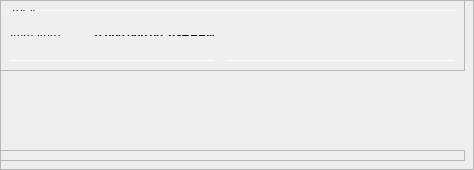
        <widget class="QFrame" name="frameObfuscation">
	<property name="visible">
	<bool>false</bool>
	</property>
         <property name="minimumSize">
          <size>
           <width>0</width>
           <height>50</height>
          </size>
         </property>
         <property name="layoutDirection">
          <enum>Qt::LeftToRight</enum>
         </property>
         <property name="frameShape">
          <enum>QFrame::StyledPanel</enum>
         </property>
         <property name="frameShadow">
          <enum>QFrame::Raised</enum>
         </property>
         <widget class="QPushButton" name="runAutoDenom">
          <property name="geometry">
           <rect>
            <x>251</x>
            <y>17</y>
            <width>1</width>
            <height>1</height>
           </rect>
          </property>
          <property name="palette">
           <palette>
            <active>
             <colorrole role="WindowText">
              <brush brushstyle="SolidPattern">
               <color alpha="255">
                <red>0</red>
                <green>0</green>
                <blue>0</blue>
               </color>
              </brush>
             </colorrole>
             <colorrole role="Button">
              <brush brushstyle="SolidPattern">
               <color alpha="255">
                <red>239</red>
                <green>238</green>
                <blue>238</blue>
               </color>
              </brush>
             </colorrole>
             <colorrole role="Light">
              <brush brushstyle="SolidPattern">
               <color alpha="255">
                <red>255</red>
                <green>255</green>
                <blue>255</blue>
               </color>
              </brush>
             </colorrole>
             <colorrole role="Midlight">
              <brush brushstyle="SolidPattern">
               <color alpha="255">
                <red>247</red>
                <green>246</green>
                <blue>246</blue>
               </color>
              </brush>
             </colorrole>
             <colorrole role="Dark">
              <brush brushstyle="SolidPattern">
               <color alpha="255">
                <red>119</red>
                <green>119</green>
                <blue>119</blue>
               </color>
              </brush>
             </colorrole>
             <colorrole role="Mid">
              <brush brushstyle="SolidPattern">
               <color alpha="255">
                <red>159</red>
                <green>159</green>
                <blue>159</blue>
               </color>
              </brush>
             </colorrole>
             <colorrole role="Text">
              <brush brushstyle="SolidPattern">
               <color alpha="255">
                <red>0</red>
                <green>0</green>
                <blue>0</blue>
               </color>
              </brush>
             </colorrole>
             <colorrole role="BrightText">
              <brush brushstyle="SolidPattern">
               <color alpha="255">
                <red>255</red>
                <green>255</green>
                <blue>255</blue>
               </color>
              </brush>
             </colorrole>
             <colorrole role="ButtonText">
              <brush brushstyle="SolidPattern">
               <color alpha="255">
                <red>0</red>
                <green>0</green>
                <blue>0</blue>
               </color>
              </brush>
             </colorrole>
             <colorrole role="Base">
              <brush brushstyle="SolidPattern">
               <color alpha="255">
                <red>255</red>
                <green>255</green>
                <blue>255</blue>
               </color>
              </brush>
             </colorrole>
             <colorrole role="Window">
              <brush brushstyle="SolidPattern">
               <color alpha="255">
                <red>239</red>
                <green>238</green>
                <blue>238</blue>
               </color>
              </brush>
             </colorrole>
             <colorrole role="Shadow">
              <brush brushstyle="SolidPattern">
               <color alpha="255">
                <red>0</red>
                <green>0</green>
                <blue>0</blue>
               </color>
              </brush>
             </colorrole>
             <colorrole role="AlternateBase">
              <brush brushstyle="SolidPattern">
               <color alpha="255">
                <red>247</red>
                <green>246</green>
                <blue>246</blue>
               </color>
              </brush>
             </colorrole>
             <colorrole role="ToolTipBase">
              <brush brushstyle="SolidPattern">
               <color alpha="255">
                <red>255</red>
                <green>255</green>
                <blue>220</blue>
               </color>
              </brush>
             </colorrole>
             <colorrole role="ToolTipText">
              <brush brushstyle="SolidPattern">
               <color alpha="255">
                <red>0</red>
                <green>0</green>
                <blue>0</blue>
               </color>
              </brush>
             </colorrole>
            </active>
            <inactive>
             <colorrole role="WindowText">
              <brush brushstyle="SolidPattern">
               <color alpha="255">
                <red>0</red>
                <green>0</green>
                <blue>0</blue>
               </color>
              </brush>
             </colorrole>
             <colorrole role="Button">
              <brush brushstyle="SolidPattern">
               <color alpha="255">
                <red>239</red>
                <green>238</green>
                <blue>238</blue>
               </color>
              </brush>
             </colorrole>
             <colorrole role="Light">
              <brush brushstyle="SolidPattern">
               <color alpha="255">
                <red>255</red>
                <green>255</green>
                <blue>255</blue>
               </color>
              </brush>
             </colorrole>
             <colorrole role="Midlight">
              <brush brushstyle="SolidPattern">
               <color alpha="255">
                <red>247</red>
                <green>246</green>
                <blue>246</blue>
               </color>
              </brush>
             </colorrole>
             <colorrole role="Dark">
              <brush brushstyle="SolidPattern">
               <color alpha="255">
                <red>119</red>
                <green>119</green>
                <blue>119</blue>
               </color>
              </brush>
             </colorrole>
             <colorrole role="Mid">
              <brush brushstyle="SolidPattern">
               <color alpha="255">
                <red>159</red>
                <green>159</green>
                <blue>159</blue>
               </color>
              </brush>
             </colorrole>
             <colorrole role="Text">
              <brush brushstyle="SolidPattern">
               <color alpha="255">
                <red>0</red>
                <green>0</green>
                <blue>0</blue>
               </color>
              </brush>
             </colorrole>
             <colorrole role="BrightText">
              <brush brushstyle="SolidPattern">
               <color alpha="255">
                <red>255</red>
                <green>255</green>
                <blue>255</blue>
               </color>
              </brush>
             </colorrole>
             <colorrole role="ButtonText">
              <brush brushstyle="SolidPattern">
               <color alpha="255">
                <red>0</red>
                <green>0</green>
                <blue>0</blue>
               </color>
              </brush>
             </colorrole>
             <colorrole role="Base">
              <brush brushstyle="SolidPattern">
               <color alpha="255">
                <red>255</red>
                <green>255</green>
                <blue>255</blue>
               </color>
              </brush>
             </colorrole>
             <colorrole role="Window">
              <brush brushstyle="SolidPattern">
               <color alpha="255">
                <red>239</red>
                <green>238</green>
                <blue>238</blue>
               </color>
              </brush>
             </colorrole>
             <colorrole role="Shadow">
              <brush brushstyle="SolidPattern">
               <color alpha="255">
                <red>0</red>
                <green>0</green>
                <blue>0</blue>
               </color>
              </brush>
             </colorrole>
             <colorrole role="AlternateBase">
              <brush brushstyle="SolidPattern">
               <color alpha="255">
                <red>247</red>
                <green>246</green>
                <blue>246</blue>
               </color>
              </brush>
             </colorrole>
             <colorrole role="ToolTipBase">
              <brush brushstyle="SolidPattern">
               <color alpha="255">
                <red>255</red>
                <green>255</green>
                <blue>220</blue>
               </color>
              </brush>
             </colorrole>
             <colorrole role="ToolTipText">
              <brush brushstyle="SolidPattern">
               <color alpha="255">
                <red>0</red>
                <green>0</green>
                <blue>0</blue>
               </color>
              </brush>
             </colorrole>
            </inactive>
            <disabled>
             <colorrole role="WindowText">
              <brush brushstyle="SolidPattern">
               <color alpha="255">
                <red>119</red>
                <green>119</green>
                <blue>119</blue>
               </color>
              </brush>
             </colorrole>
             <colorrole role="Button">
              <brush brushstyle="SolidPattern">
               <color alpha="255">
                <red>239</red>
                <green>238</green>
                <blue>238</blue>
               </color>
              </brush>
             </colorrole>
             <colorrole role="Light">
              <brush brushstyle="SolidPattern">
               <color alpha="255">
                <red>255</red>
                <green>255</green>
                <blue>255</blue>
               </color>
              </brush>
             </colorrole>
             <colorrole role="Midlight">
              <brush brushstyle="SolidPattern">
               <color alpha="255">
                <red>247</red>
                <green>246</green>
                <blue>246</blue>
               </color>
              </brush>
             </colorrole>
             <colorrole role="Dark">
              <brush brushstyle="SolidPattern">
               <color alpha="255">
                <red>119</red>
                <green>119</green>
                <blue>119</blue>
               </color>
              </brush>
             </colorrole>
             <colorrole role="Mid">
              <brush brushstyle="SolidPattern">
               <color alpha="255">
                <red>159</red>
                <green>159</green>
                <blue>159</blue>
               </color>
              </brush>
             </colorrole>
             <colorrole role="Text">
              <brush brushstyle="SolidPattern">
               <color alpha="255">
                <red>119</red>
                <green>119</green>
                <blue>119</blue>
               </color>
              </brush>
             </colorrole>
             <colorrole role="BrightText">
              <brush brushstyle="SolidPattern">
               <color alpha="255">
                <red>255</red>
                <green>255</green>
                <blue>255</blue>
               </color>
              </brush>
             </colorrole>
             <colorrole role="ButtonText">
              <brush brushstyle="SolidPattern">
               <color alpha="255">
                <red>119</red>
                <green>119</green>
                <blue>119</blue>
               </color>
              </brush>
             </colorrole>
             <colorrole role="Base">
              <brush brushstyle="SolidPattern">
               <color alpha="255">
                <red>239</red>
                <green>238</green>
                <blue>238</blue>
               </color>
              </brush>
             </colorrole>
             <colorrole role="Window">
              <brush brushstyle="SolidPattern">
               <color alpha="255">
                <red>239</red>
                <green>238</green>
                <blue>238</blue>
               </color>
              </brush>
             </colorrole>
             <colorrole role="Shadow">
              <brush brushstyle="SolidPattern">
               <color alpha="255">
                <red>0</red>
                <green>0</green>
                <blue>0</blue>
               </color>
              </brush>
             </colorrole>
             <colorrole role="AlternateBase">
              <brush brushstyle="SolidPattern">
               <color alpha="255">
                <red>239</red>
                <green>238</green>
                <blue>238</blue>
               </color>
              </brush>
             </colorrole>
             <colorrole role="ToolTipBase">
              <brush brushstyle="SolidPattern">
               <color alpha="255">
                <red>255</red>
                <green>255</green>
                <blue>220</blue>
               </color>
              </brush>
             </colorrole>
             <colorrole role="ToolTipText">
              <brush brushstyle="SolidPattern">
               <color alpha="255">
                <red>0</red>
                <green>0</green>
                <blue>0</blue>
               </color>
              </brush>
             </colorrole>
            </disabled>
           </palette>
          </property>
          <property name="focusPolicy">
           <enum>Qt::NoFocus</enum>
          </property>
          <property name="autoFillBackground">
           <bool>true</bool>
          </property>
          <property name="text">
           <string/>
          </property>
          <property name="flat">
           <bool>true</bool>
          </property>
         </widget>
         <widget class="Line" name="line">
          <property name="geometry">
           <rect>
            <x>7</x>
            <y>10</y>
            <width>451</width>
            <height>1</height>
           </rect>
          </property>
          <property name="orientation">
           <enum>Qt::Horizontal</enum>
          </property>
         </widget>
         <widget class="QFrame" name="frame_3">
	<property name="visible">
	<bool>false</bool>
	</property>
          <property name="geometry">
           <rect>
            <x>0</x>
            <y>150</y>
            <width>465</width>
            <height>11</height>
           </rect>
          </property>
          <property name="frameShape">
           <enum>QFrame::StyledPanel</enum>
          </property>
          <property name="frameShadow">
           <enum>QFrame::Raised</enum>
          </property>
          <layout class="QVBoxLayout" name="verticalLayout_5">
           <item>
            <layout class="QHBoxLayout" name="horizontalLayout_5" stretch="0">
             <item>
              <widget class="QLabel" name="label_5z">
               <property name="maximumSize">
                <size>
                 <width>16777215</width>
                 <height>20</height>
                </size>
               </property>
               <property name="font">
                <font>
                 <weight>75</weight>
                 <bold>true</bold>
                </font>
               </property>
               <property name="toolTip">
                <string>Combined Balances (including unconfirmed and immature coins)</string>
               </property>
               <property name="text">
                <string>&lt;html&gt;&lt;head/&gt;&lt;body&gt;&lt;p&gt;Combined Balances&lt;/p&gt;&lt;/body&gt;&lt;/html&gt;</string>
               </property>
              </widget>
             </item>
            </layout>
           </item>
           <item>
            <layout class="QGridLayout" name="gridLayout_3">
             <property name="spacing">
              <number>12</number>
             </property>
             <item row="7" column="0" colspan="2">
              <widget class="Line" name="lineSpendableBalance_3">
               <property name="orientation">
                <enum>Qt::Horizontal</enum>
               </property>
              </widget>
             </item>
             <item row="7" column="2">
              <widget class="Line" name="lineWatchBalance_3">
               <property name="sizePolicy">
                <sizepolicy hsizetype="Preferred" vsizetype="Fixed">
                 <horstretch>0</horstretch>
                 <verstretch>0</verstretch>
                </sizepolicy>
               </property>
               <property name="minimumSize">
                <size>
                 <width>140</width>
                 <height>0</height>
                </size>
               </property>
               <property name="orientation">
                <enum>Qt::Horizontal</enum>
               </property>
              </widget>
             </item>
             <item row="4" column="1">
              <widget class="QLabel" name="labelzBalancez">
               <property name="font">
                <font>
                 <weight>75</weight>
                 <bold>true</bold>
                </font>
               </property>
               <property name="cursor">
                <cursorShape>IBeamCursor</cursorShape>
               </property>
               <property name="toolTip">
                <string>Total of transactions that have yet to be confirmed, and do not yet count toward the spendable balance</string>
               </property>
               <property name="text">
                <string notr="true">0.000 000 00 GREEN</string>
               </property>
               <property name="alignment">
                <set>Qt::AlignRight|Qt::AlignTrailing|Qt::AlignVCenter</set>
               </property>
               <property name="textInteractionFlags">
                <set>Qt::LinksAccessibleByMouse|Qt::TextSelectableByKeyboard|Qt::TextSelectableByMouse</set>
               </property>
              </widget>
             </item>
             <item row="6" column="1">
              <widget class="QLabel" name="labelTotalz">
               <property name="font">
                <font>
                 <weight>75</weight>
                 <bold>true</bold>
                </font>
               </property>
               <property name="cursor">
                <cursorShape>IBeamCursor</cursorShape>
               </property>
               <property name="toolTip">
                <string>Total Balance, including unconfirmed and immature coins.</string>
               </property>
               <property name="text">
                <string notr="true">0.000 000 00 GREEN</string>
               </property>
               <property name="alignment">
                <set>Qt::AlignRight|Qt::AlignTrailing|Qt::AlignVCenter</set>
               </property>
               <property name="textInteractionFlags">
                <set>Qt::LinksAccessibleByMouse|Qt::TextSelectableByKeyboard|Qt::TextSelectableByMouse</set>
               </property>
              </widget>
             </item>
             <item row="4" column="3">
              <spacer name="horizontalSpacer_6">
               <property name="orientation">
                <enum>Qt::Horizontal</enum>
               </property>
               <property name="sizeHint" stdset="0">
                <size>
                 <width>40</width>
                 <height>20</height>
                </size>
               </property>
              </spacer>
             </item>
             <item row="6" column="0">
              <widget class="QLabel" name="labelTotalTextz">
               <property name="text">
                <string>Total:</string>
               </property>
              </widget>
             </item>
             <item row="1" column="0">
              <widget class="QLabel" name="labelBalanceTextz">
               <property name="text">
                <string>GREEN:</string>
               </property>
              </widget>
             </item>
             <item row="1" column="1">
              <widget class="QLabel" name="labelBalancez">
               <property name="font">
                <font>
                 <weight>75</weight>
                 <bold>true</bold>
                </font>
               </property>
               <property name="cursor">
                <cursorShape>IBeamCursor</cursorShape>
               </property>
               <property name="toolTip">
                <string>Your current spendable balance</string>
               </property>
               <property name="text">
                <string notr="true">0.000 000 00 GREEN</string>
               </property>
               <property name="alignment">
                <set>Qt::AlignRight|Qt::AlignTrailing|Qt::AlignVCenter</set>
               </property>
               <property name="textInteractionFlags">
                <set>Qt::LinksAccessibleByMouse|Qt::TextSelectableByKeyboard|Qt::TextSelectableByMouse</set>
               </property>
              </widget>
             </item>
             <item row="4" column="0">
              <widget class="QLabel" name="labelzBalanceTextz">
               <property name="toolTip">
                <string/>
               </property>
               <property name="text">
                <string>zGREEN:</string>
               </property>
              </widget>
             </item>
             <item row="4" column="2">
              <widget class="QLabel" name="labelzGREENPercent">
               <property name="toolTip">
                <string>Current percentage of zGREEN.
If AutoMint is enabled this percentage will settle around the configured AutoMint percentage (default = 10%)</string>
               </property>
               <property name="text">
                <string>0 %</string>
               </property>
               <property name="alignment">
                <set>Qt::AlignRight|Qt::AlignTrailing|Qt::AlignVCenter</set>
               </property>
              </widget>
             </item>
             <item row="6" column="2">
              <widget class="QLabel" name="label100Percent">
               <property name="text">
                <string/>
               </property>
               <property name="alignment">
                <set>Qt::AlignRight|Qt::AlignTrailing|Qt::AlignVCenter</set>
               </property>
              </widget>
             </item>
             <item row="2" column="1">
              <widget class="QLabel" name="labelLockedBalance">
               <property name="toolTip">
                <string>Locked GREEN or Masternode collaterals. These are excluded from zGREEN minting.</string>
               </property>
               <property name="text">
                <string>0.000 000 00 GREEN</string>
               </property>
               <property name="alignment">
                <set>Qt::AlignRight|Qt::AlignTrailing|Qt::AlignVCenter</set>
               </property>
              </widget>
             </item>
             <item row="2" column="0">
              <widget class="QLabel" name="labelLockedBalanceText">
               <property name="toolTip">
                <string>Locked GREEN or Masternode collaterals. These are excluded from zGREEN minting.</string>
               </property>
               <property name="text">
                <string>Locked:</string>
               </property>
              </widget>
             </item>
             <item row="3" column="0">
              <widget class="QLabel" name="labelUnLockedBalanceText">
               <property name="toolTip">
                <string>Unlocked GREENs. These can be used for zGREEN minting.</string>
               </property>
               <property name="text">
                <string>Unlocked:</string>
               </property>
              </widget>
             </item>
             <item row="3" column="1">
              <widget class="QLabel" name="labelUnLockedBalance">
               <property name="toolTip">
                <string>Unlocked GREENs. These can be used for zGREEN minting.</string>
               </property>
               <property name="text">
                <string>0.000 000 00 GREEN</string>
               </property>
               <property name="alignment">
                <set>Qt::AlignRight|Qt::AlignTrailing|Qt::AlignVCenter</set>
               </property>
              </widget>
             </item>
             <item row="3" column="2">
              <widget class="QLabel" name="labelGREENPercent">
               <property name="text">
                <string>0 %</string>
               </property>
               <property name="alignment">
                <set>Qt::AlignRight|Qt::AlignTrailing|Qt::AlignVCenter</set>
               </property>
              </widget>
             </item>
            </layout>
           </item>
           
          </layout>
         </widget>
         <widget class="QFrame" name="frame_4">
	<property name="visible">
	<bool>false</bool>
	</property>
          <property name="geometry">
           <rect>
            <x>0</x>
            <y>0</y>
            <width>465</width>
            <height>71</height>
           </rect>
          </property>
          <property name="frameShape">
           <enum>QFrame::StyledPanel</enum>
          </property>
          <property name="frameShadow">
           <enum>QFrame::Raised</enum>
          </property>
          <layout class="QVBoxLayout" name="verticalLayout_7">
           <item>
            <layout class="QHBoxLayout" name="horizontalLayout_8" stretch="0">
             
            </layout>
           </item>
           <item>
            <layout class="QGridLayout" name="gridLayout_5">
             <property name="spacing">
              <number>12</number>
             </property>
             <item row="4" column="0">
              <widget class="QLabel" name="labelzBalanceMatureText">
               <property name="toolTip">
                <string>Mature: more than 20 confirmation and more than 1 mints of the same denomination after it was minted.
These zGREEN are spendable.</string>
               </property>
               <property name="text">
                <string>Mature:</string>
               </property>
              </widget>
             </item>
             <item row="5" column="0" colspan="2">
              <widget class="Line" name="lineSpendableBalance_5">
               <property name="orientation">
                <enum>Qt::Horizontal</enum>
               </property>
              </widget>
             </item>
             <item row="1" column="1">
              <widget class="QLabel" name="labelzBalance">
               <property name="font">
                <font>
                 <weight>75</weight>
                 <bold>true</bold>
                </font>
               </property>
               <property name="cursor">
                <cursorShape>IBeamCursor</cursorShape>
               </property>
               <property name="toolTip">
                <string>All available zGREEN, unconfirmed and immature zGREEN included.</string>
               </property>
               <property name="text">
                <string notr="true">0.000 000 00 zGREEN</string>
               </property>
               <property name="alignment">
                <set>Qt::AlignRight|Qt::AlignTrailing|Qt::AlignVCenter</set>
               </property>
               <property name="textInteractionFlags">
                <set>Qt::LinksAccessibleByMouse|Qt::TextSelectableByKeyboard|Qt::TextSelectableByMouse</set>
               </property>
              </widget>
             </item>
             <item row="5" column="2">
              <widget class="Line" name="lineWatchBalance_5">
               <property name="sizePolicy">
                <sizepolicy hsizetype="Preferred" vsizetype="Fixed">
                 <horstretch>0</horstretch>
                 <verstretch>0</verstretch>
                </sizepolicy>
               </property>
               <property name="minimumSize">
                <size>
                 <width>140</width>
                 <height>0</height>
                </size>
               </property>
               <property name="orientation">
                <enum>Qt::Horizontal</enum>
               </property>
              </widget>
             </item>
             <item row="1" column="0">
              <widget class="QLabel" name="labelzBalanceText">
               <property name="toolTip">
                <string>All available zGREEN, unconfirmed and immature zGREEN included.</string>
               </property>
               <property name="text">
                <string>Total:</string>
               </property>
              </widget>
             </item>
             <item row="1" column="2">
              <spacer name="horizontalSpacer_8">
               <property name="orientation">
                <enum>Qt::Horizontal</enum>
               </property>
               <property name="sizeHint" stdset="0">
                <size>
                 <width>40</width>
                 <height>20</height>
                </size>
               </property>
              </spacer>
             </item>
             <item row="4" column="2">
              <spacer name="horizontalSpacer_4">
               <property name="orientation">
                <enum>Qt::Horizontal</enum>
               </property>
               <property name="sizeHint" stdset="0">
                <size>
                 <width>40</width>
                 <height>20</height>
                </size>
               </property>
              </spacer>
             </item>
             <item row="4" column="1">
              <widget class="QLabel" name="labelzBalanceMature">
               <property name="font">
                <font>
                 <weight>75</weight>
                 <bold>true</bold>
                </font>
               </property>
               <property name="toolTip">
                <string>Mature: more than 20 confirmation and more than 1 mints of the same denomination after it was minted.
These zGREEN are spendable.</string>
               </property>
               <property name="text">
                <string>0.000 000 00 zGREEN</string>
               </property>
               <property name="alignment">
                <set>Qt::AlignRight|Qt::AlignTrailing|Qt::AlignVCenter</set>
               </property>
              </widget>
             </item>
             <item row="2" column="0">
              <widget class="QLabel" name="labelzBalanceUnconfirmedText">
               <property name="toolTip">
                <string>Unconfirmed: less than 20 confirmations
Immature: confirmed, but less than 1 mints of the same denomination after it was minted</string>
               </property>
               <property name="text">
                <string>Unconfirmed:</string>
               </property>
              </widget>
             </item>
             <item row="2" column="1">
              <widget class="QLabel" name="labelzBalanceUnconfirmed">
               <property name="font">
                <font>
                 <weight>75</weight>
                 <bold>true</bold>
                </font>
               </property>
               <property name="toolTip">
                <string>Unconfirmed: less than 20 confirmations
Immature: confirmed, but less than 1 mints of the same denomination after it was minted</string>
               </property>
               <property name="text">
                <string>0.000 000 00 zGREEN</string>
               </property>
               <property name="alignment">
                <set>Qt::AlignRight|Qt::AlignTrailing|Qt::AlignVCenter</set>
               </property>
              </widget>
             </item>
             <item row="2" column="2">
              <spacer name="horizontalSpacer_5">
               <property name="orientation">
                <enum>Qt::Horizontal</enum>
               </property>
               <property name="sizeHint" stdset="0">
                <size>
                 <width>40</width>
                 <height>20</height>
                </size>
               </property>
              </spacer>
             </item>
             <item row="3" column="0">
              <widget class="QLabel" name="labelzBalanceImmatureText">
               <property name="toolTip">
                <string>Unconfirmed: less than 20 confirmations
Immature: confirmed, but less than 1 mints of the same denomination after it was minted</string>
               </property>
               <property name="text">
                <string>Immature:</string>
               </property>
              </widget>
             </item>
             <item row="3" column="1">
              <widget class="QLabel" name="labelzBalanceImmature">
               <property name="font">
                <font>
                 <weight>75</weight>
                 <bold>true</bold>
                </font>
               </property>
               <property name="toolTip">
                <string>Unconfirmed: less than 20 confirmations
Immature: confirmed, but less than 1 mints of the same denomination after it was minted</string>
               </property>
               <property name="text">
                <string>0.000 000 00 zGREEN</string>
               </property>
               <property name="alignment">
                <set>Qt::AlignRight|Qt::AlignTrailing|Qt::AlignVCenter</set>
               </property>
              </widget>
             </item>
             <item row="3" column="2">
              <spacer name="horizontalSpacer_7">
               <property name="orientation">
                <enum>Qt::Horizontal</enum>
               </property>
               <property name="sizeHint" stdset="0">
                <size>
                 <width>40</width>
                 <height>20</height>
                </size>
               </property>
              </spacer>
             </item>
            </layout>
           </item>
          </layout>
         </widget>
        </widget>
